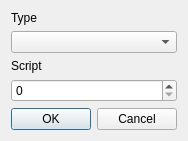
<?xml version="1.0" encoding="UTF-8"?>
<ui version="4.0">
 <class>AiEditDlg</class>
 <widget class="QDialog" name="AiEditDlg">
  <property name="geometry">
   <rect>
    <x>0</x>
    <y>0</y>
    <width>174</width>
    <height>131</height>
   </rect>
  </property>
  <property name="windowTitle">
   <string>Dialog</string>
  </property>
  <layout class="QVBoxLayout" name="verticalLayout">
   <item>
    <widget class="QLabel" name="label_2">
     <property name="text">
      <string>Type</string>
     </property>
    </widget>
   </item>
   <item>
    <widget class="QComboBox" name="fType"/>
   </item>
   <item>
    <widget class="QLabel" name="label">
     <property name="text">
      <string>Script</string>
     </property>
    </widget>
   </item>
   <item>
    <widget class="QSpinBox" name="fScript"/>
   </item>
   <item>
    <widget class="QDialogButtonBox" name="buttonBox">
     <property name="orientation">
      <enum>Qt::Horizontal</enum>
     </property>
     <property name="standardButtons">
      <set>QDialogButtonBox::Cancel|QDialogButtonBox::Ok</set>
     </property>
    </widget>
   </item>
  </layout>
 </widget>
 <resources/>
 <connections>
  <connection>
   <sender>buttonBox</sender>
   <signal>accepted()</signal>
   <receiver>AiEditDlg</receiver>
   <slot>accept()</slot>
   <hints>
    <hint type="sourcelabel">
     <x>248</x>
     <y>254</y>
    </hint>
    <hint type="destinationlabel">
     <x>157</x>
     <y>274</y>
    </hint>
   </hints>
  </connection>
  <connection>
   <sender>buttonBox</sender>
   <signal>rejected()</signal>
   <receiver>AiEditDlg</receiver>
   <slot>reject()</slot>
   <hints>
    <hint type="sourcelabel">
     <x>316</x>
     <y>260</y>
    </hint>
    <hint type="destinationlabel">
     <x>286</x>
     <y>274</y>
    </hint>
   </hints>
  </connection>
 </connections>
</ui>
